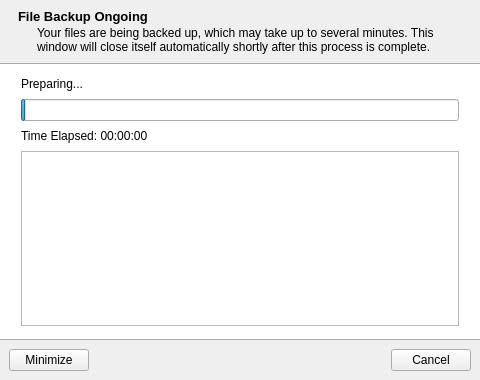
<?xml version="1.0" encoding="UTF-8"?>
<ui version="4.0">
 <class>MainWindow</class>
 <widget class="QMainWindow" name="MainWindow">
  <property name="geometry">
   <rect>
    <x>0</x>
    <y>0</y>
    <width>480</width>
    <height>380</height>
   </rect>
  </property>
  <property name="minimumSize">
   <size>
    <width>480</width>
    <height>380</height>
   </size>
  </property>
  <property name="maximumSize">
   <size>
    <width>480</width>
    <height>380</height>
   </size>
  </property>
  <property name="windowTitle">
   <string>Backup Operation</string>
  </property>
  <property name="windowIcon">
   <iconset resource="assets.qrc">
    <normaloff>:/sources/Identity/logo-simplified.ico</normaloff>:/sources/Identity/logo-simplified.ico</iconset>
  </property>
  <widget class="QWidget" name="centralwidget">
   <layout class="QVBoxLayout" name="verticalLayout">
    <property name="spacing">
     <number>0</number>
    </property>
    <property name="leftMargin">
     <number>0</number>
    </property>
    <property name="topMargin">
     <number>0</number>
    </property>
    <property name="rightMargin">
     <number>0</number>
    </property>
    <property name="bottomMargin">
     <number>0</number>
    </property>
    <item>
     <widget class="QWidget" name="titleText" native="true">
      <property name="sizePolicy">
       <sizepolicy hsizetype="Minimum" vsizetype="Minimum">
        <horstretch>0</horstretch>
        <verstretch>0</verstretch>
       </sizepolicy>
      </property>
      <property name="autoFillBackground">
       <bool>false</bool>
      </property>
      <layout class="QVBoxLayout" name="verticalLayout_2">
       <property name="spacing">
        <number>2</number>
       </property>
       <property name="leftMargin">
        <number>18</number>
       </property>
       <property name="rightMargin">
        <number>18</number>
       </property>
       <item>
        <widget class="QLabel" name="insights_text">
         <property name="sizePolicy">
          <sizepolicy hsizetype="Preferred" vsizetype="Preferred">
           <horstretch>0</horstretch>
           <verstretch>0</verstretch>
          </sizepolicy>
         </property>
         <property name="contextMenuPolicy">
          <enum>Qt::ActionsContextMenu</enum>
         </property>
         <property name="text">
          <string>&lt;html&gt;&lt;head/&gt;&lt;body&gt;&lt;p&gt;&lt;span style=&quot; font-size:10pt; font-weight:600;&quot;&gt;File Backup Ongoing&lt;/span&gt;&lt;/p&gt;&lt;/body&gt;&lt;/html&gt;</string>
         </property>
         <property name="textFormat">
          <enum>Qt::RichText</enum>
         </property>
         <property name="alignment">
          <set>Qt::AlignLeading|Qt::AlignLeft|Qt::AlignVCenter</set>
         </property>
         <property name="wordWrap">
          <bool>true</bool>
         </property>
        </widget>
       </item>
       <item>
        <widget class="QLabel" name="insights_desc">
         <property name="sizePolicy">
          <sizepolicy hsizetype="Preferred" vsizetype="Preferred">
           <horstretch>0</horstretch>
           <verstretch>0</verstretch>
          </sizepolicy>
         </property>
         <property name="contextMenuPolicy">
          <enum>Qt::ActionsContextMenu</enum>
         </property>
         <property name="styleSheet">
          <string notr="true">background:transparent;
padding-left: 16px;
padding-right: 16px;</string>
         </property>
         <property name="text">
          <string>&lt;html&gt;&lt;head/&gt;&lt;body&gt;&lt;p&gt;Your files are being backed up, which may take up to several minutes. This window will close itself automatically shortly after this process is complete.&lt;/p&gt;&lt;/body&gt;&lt;/html&gt;</string>
         </property>
         <property name="textFormat">
          <enum>Qt::RichText</enum>
         </property>
         <property name="alignment">
          <set>Qt::AlignLeading|Qt::AlignLeft|Qt::AlignVCenter</set>
         </property>
         <property name="wordWrap">
          <bool>true</bool>
         </property>
        </widget>
       </item>
      </layout>
     </widget>
    </item>
    <item>
     <widget class="QFrame" name="mainContent">
      <property name="enabled">
       <bool>true</bool>
      </property>
      <property name="sizePolicy">
       <sizepolicy hsizetype="Preferred" vsizetype="Expanding">
        <horstretch>0</horstretch>
        <verstretch>0</verstretch>
       </sizepolicy>
      </property>
      <property name="autoFillBackground">
       <bool>false</bool>
      </property>
      <property name="styleSheet">
       <string notr="true">#mainContent {
	background-color: rgb(255, 255, 255);
    border-top: 1px solid rgb(170, 170, 170);
    border-bottom: 1px solid rgb(170, 170, 170);
    border-left: none;
    border-right: none;
}

</string>
      </property>
      <property name="frameShape">
       <enum>QFrame::NoFrame</enum>
      </property>
      <property name="frameShadow">
       <enum>QFrame::Raised</enum>
      </property>
      <property name="midLineWidth">
       <number>0</number>
      </property>
      <layout class="QVBoxLayout" name="verticalLayout_6">
       <property name="leftMargin">
        <number>12</number>
       </property>
       <property name="topMargin">
        <number>4</number>
       </property>
       <property name="rightMargin">
        <number>12</number>
       </property>
       <property name="bottomMargin">
        <number>4</number>
       </property>
       <item>
        <widget class="QWidget" name="widget" native="true">
         <layout class="QVBoxLayout" name="verticalLayout_3">
          <property name="spacing">
           <number>8</number>
          </property>
          <item>
           <widget class="QLabel" name="currentOperationLabel">
            <property name="text">
             <string>Preparing...</string>
            </property>
           </widget>
          </item>
          <item>
           <widget class="QProgressBar" name="progressBar">
            <property name="value">
             <number>1</number>
            </property>
            <property name="textVisible">
             <bool>false</bool>
            </property>
            <property name="invertedAppearance">
             <bool>false</bool>
            </property>
           </widget>
          </item>
          <item>
           <widget class="QLabel" name="timeElapsedLabel">
            <property name="text">
             <string>Time Elapsed: 00:00:00</string>
            </property>
           </widget>
          </item>
          <item>
           <widget class="QPlainTextEdit" name="output">
            <property name="documentTitle">
             <string/>
            </property>
            <property name="undoRedoEnabled">
             <bool>false</bool>
            </property>
            <property name="readOnly">
             <bool>true</bool>
            </property>
            <property name="plainText">
             <string/>
            </property>
            <property name="backgroundVisible">
             <bool>false</bool>
            </property>
            <property name="centerOnScroll">
             <bool>false</bool>
            </property>
            <property name="placeholderText">
             <string>Initializing Output...</string>
            </property>
           </widget>
          </item>
         </layout>
        </widget>
       </item>
      </layout>
     </widget>
    </item>
    <item>
     <widget class="QWidget" name="actionButtons" native="true">
      <property name="sizePolicy">
       <sizepolicy hsizetype="Preferred" vsizetype="Minimum">
        <horstretch>0</horstretch>
        <verstretch>0</verstretch>
       </sizepolicy>
      </property>
      <property name="autoFillBackground">
       <bool>false</bool>
      </property>
      <property name="styleSheet">
       <string notr="true"/>
      </property>
      <layout class="QHBoxLayout" name="horizontalLayout">
       <item alignment="Qt::AlignLeft">
        <widget class="QPushButton" name="hideButton">
         <property name="sizePolicy">
          <sizepolicy hsizetype="Maximum" vsizetype="Fixed">
           <horstretch>0</horstretch>
           <verstretch>0</verstretch>
          </sizepolicy>
         </property>
         <property name="text">
          <string>Minimize</string>
         </property>
         <property name="default">
          <bool>false</bool>
         </property>
        </widget>
       </item>
       <item>
        <spacer name="horizontalSpacer">
         <property name="orientation">
          <enum>Qt::Horizontal</enum>
         </property>
         <property name="sizeHint" stdset="0">
          <size>
           <width>40</width>
           <height>20</height>
          </size>
         </property>
        </spacer>
       </item>
       <item alignment="Qt::AlignRight">
        <widget class="QPushButton" name="cancelButton">
         <property name="sizePolicy">
          <sizepolicy hsizetype="Maximum" vsizetype="Fixed">
           <horstretch>0</horstretch>
           <verstretch>0</verstretch>
          </sizepolicy>
         </property>
         <property name="text">
          <string>Cancel</string>
         </property>
        </widget>
       </item>
      </layout>
     </widget>
    </item>
   </layout>
  </widget>
 </widget>
 <resources>
  <include location="assets.qrc"/>
  <include location="C:/Users/matke/AppData/Local/Programs/Python/Python313/Lib/site-packages/QtDesigner/assets.qrc"/>
 </resources>
 <connections/>
</ui>
